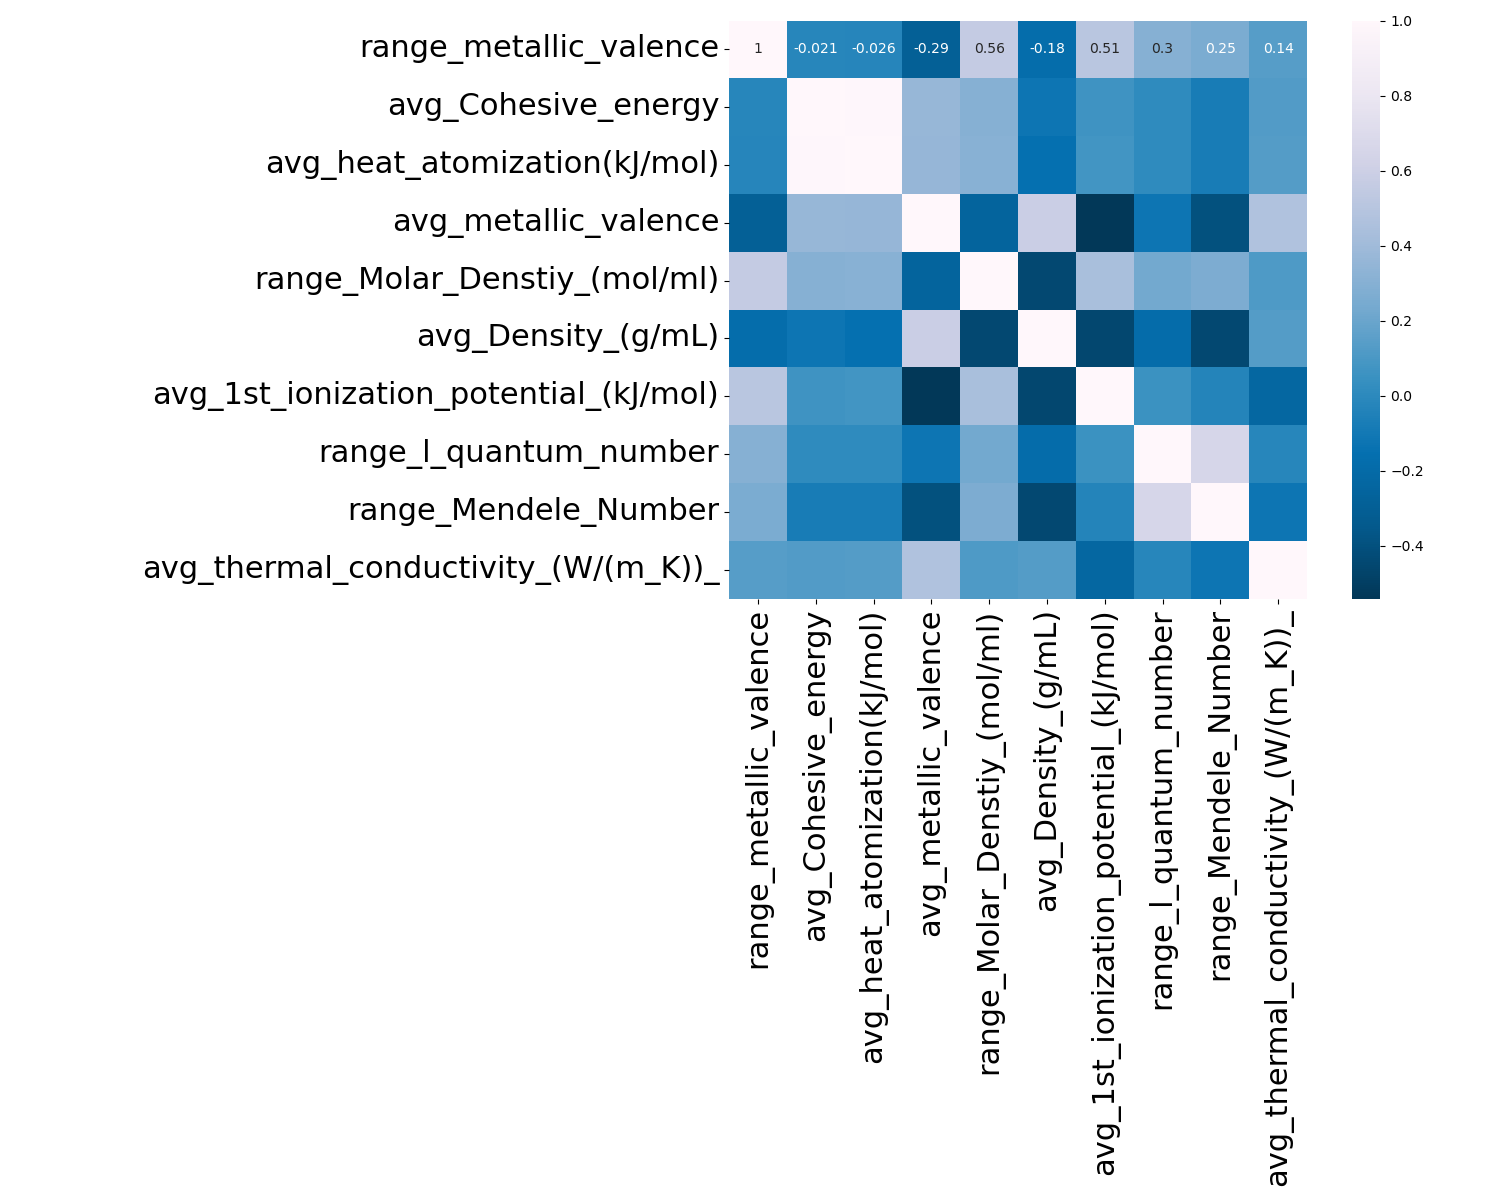

Write Python code to recreate this figure.
from sklearn.inspection import partial_dependence
from sklearn.inspection import PartialDependenceDisplay
import matplotlib.pyplot as plt
import pandas  as pd
from sklearn.svm import SVR
from sklearn.preprocessing import StandardScaler, Normalizer
import matplotlib.pyplot as plt
import matplotlib.pyplot as plt
import numpy as np
import seaborn as sns


selected_feature = pd.read_csv("sorted_best_selected_svr_all.csv").iloc[0:10,1].tolist()
# part_selected_feature = []
# for i in range(1):
#     part_selected_feature.append(selected_feature[i])

df_train = pd.read_csv("df_exp_train.csv")
x_train = df_train.iloc[:, 1:-1]
y_train = df_train.iloc[:,-1]
x_train = x_train[selected_feature]
cor = x_train.corr()
plt.figure(figsize=(15, 12))
sns.heatmap(cor, annot=True, square=True, cmap='PuBu_r')
plt.xticks(fontsize=22)  
plt.yticks(fontsize=22)
plt.tight_layout()
plt.savefig("cor_svr_all_10" + ".png")
